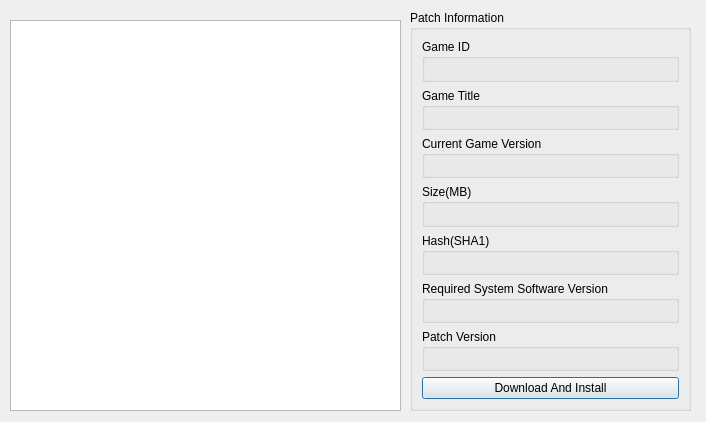
<?xml version="1.0" encoding="UTF-8"?>
<ui version="4.0">
 <class>game_update_manager_dialog</class>
 <widget class="QDialog" name="game_update_manager_dialog">
  <property name="geometry">
   <rect>
    <x>0</x>
    <y>0</y>
    <width>706</width>
    <height>422</height>
   </rect>
  </property>
  <property name="windowTitle">
   <string>Game Upate Manager</string>
  </property>
  <widget class="QWidget" name="centralwidget" native="true">
   <property name="geometry">
    <rect>
     <x>0</x>
     <y>10</y>
     <width>701</width>
     <height>401</height>
    </rect>
   </property>
   <widget class="QGroupBox" name="gb_patch_info">
    <property name="geometry">
     <rect>
      <x>410</x>
      <y>0</y>
      <width>281</width>
      <height>401</height>
     </rect>
    </property>
    <property name="title">
     <string>Patch Information</string>
    </property>
    <layout class="QVBoxLayout" name="patch_info_gb_layout_2" stretch="0,0,0,0,0,0,0,0">
     <item>
      <widget class="QGroupBox" name="gb_gameID">
       <property name="title">
        <string>Game ID</string>
       </property>
       <layout class="QVBoxLayout" name="title_layout_3">
        <item>
         <widget class="QLabel" name="Label_GameID">
          <property name="text">
           <string/>
          </property>
          <property name="wordWrap">
           <bool>true</bool>
          </property>
         </widget>
        </item>
       </layout>
      </widget>
     </item>
     <item>
      <widget class="QGroupBox" name="gb_Game_Title">
       <property name="title">
        <string>Game Title</string>
       </property>
       <layout class="QVBoxLayout" name="title_layout_2">
        <item>
         <widget class="QLabel" name="Label_Game_Title">
          <property name="text">
           <string/>
          </property>
          <property name="wordWrap">
           <bool>true</bool>
          </property>
         </widget>
        </item>
       </layout>
      </widget>
     </item>
     <item>
      <widget class="QGroupBox" name="gb_app_version">
       <property name="title">
        <string>Current Game Version</string>
       </property>
       <layout class="QVBoxLayout" name="layout_app_version_2">
        <item>
         <widget class="QLabel" name="label_app_version">
          <property name="text">
           <string/>
          </property>
         </widget>
        </item>
       </layout>
      </widget>
     </item>
     <item>
      <widget class="QGroupBox" name="gb_size">
       <property name="title">
        <string>Size(MB)</string>
       </property>
       <layout class="QVBoxLayout" name="author_layout_3">
        <item>
         <widget class="QLabel" name="label_Size">
          <property name="text">
           <string/>
          </property>
          <property name="wordWrap">
           <bool>true</bool>
          </property>
         </widget>
        </item>
       </layout>
      </widget>
     </item>
     <item>
      <widget class="QGroupBox" name="gb_hash">
       <property name="title">
        <string>Hash(SHA1)</string>
       </property>
       <layout class="QVBoxLayout" name="hash_layout_2">
        <item>
         <widget class="QLabel" name="label_hash">
          <property name="text">
           <string/>
          </property>
          <property name="wordWrap">
           <bool>true</bool>
          </property>
         </widget>
        </item>
       </layout>
      </widget>
     </item>
     <item>
      <widget class="QGroupBox" name="gb_RSysVer">
       <property name="title">
        <string>Required System Software Version</string>
       </property>
       <layout class="QVBoxLayout" name="description_layout_2">
        <item>
         <widget class="QLabel" name="label_RSysVer">
          <property name="text">
           <string/>
          </property>
          <property name="wordWrap">
           <bool>true</bool>
          </property>
         </widget>
        </item>
       </layout>
      </widget>
     </item>
     <item>
      <widget class="QGroupBox" name="gb_patch_version">
       <property name="title">
        <string>Patch Version</string>
       </property>
       <layout class="QVBoxLayout" name="patch_version_layout_2">
        <item>
         <widget class="QLabel" name="label_patch_version">
          <property name="text">
           <string/>
          </property>
          <property name="wordWrap">
           <bool>true</bool>
          </property>
         </widget>
        </item>
       </layout>
      </widget>
     </item>
     <item>
      <widget class="QPushButton" name="DLI">
       <property name="text">
        <string>Download And Install</string>
       </property>
      </widget>
     </item>
    </layout>
   </widget>
   <widget class="QTreeWidget" name="patches">
    <property name="geometry">
     <rect>
      <x>10</x>
      <y>10</y>
      <width>391</width>
      <height>391</height>
     </rect>
    </property>
    <attribute name="headerVisible">
     <bool>false</bool>
    </attribute>
    <column>
     <property name="text">
      <string notr="true">1</string>
     </property>
    </column>
   </widget>
  </widget>
 </widget>
 <resources/>
 <connections/>
</ui>
